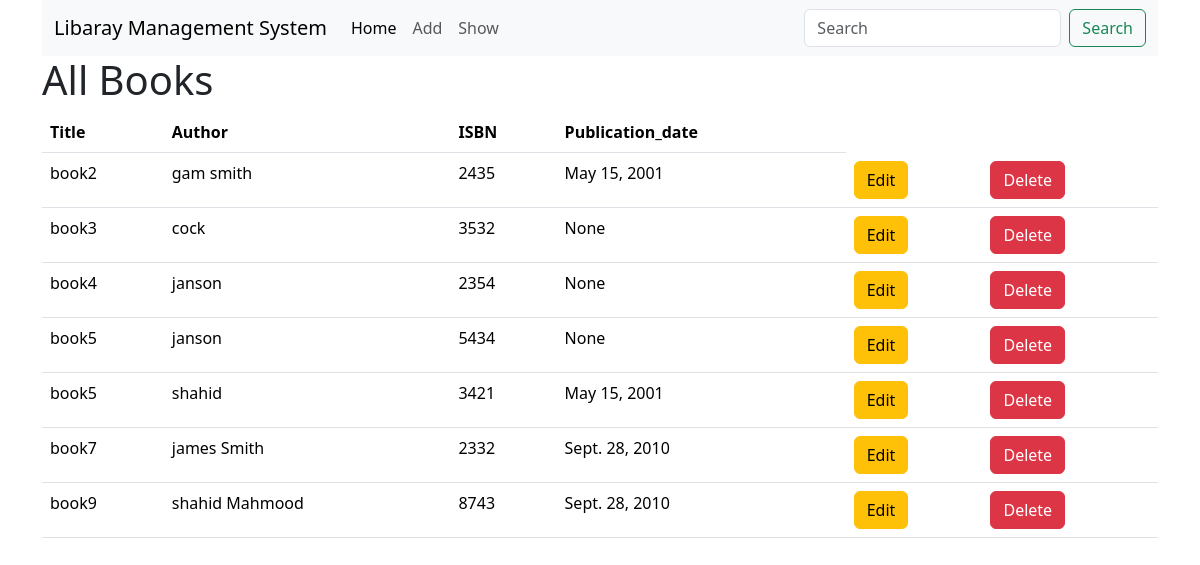
The page /show on the database its author committed.
### libraryapp/models.py (models this page shows)
class Book(models.Model):
    title = models.CharField(max_length=100)
    author = models.CharField(max_length=100)
    isbn = models.CharField(max_length=13, unique=True)
    pub_date = models.CharField(max_length=20)

### libraryapp/views.py (the view)
# urls.py: path('show', views.show),
def show(request):
    book = Book.objects.all
    return render(request, 'show.html', {'book': book})

### templates/show.html (shortened to what this page needs)
{% extends "base.html" %}
    {% block content %}
<table class="table">
    <h1>All Books</h1>
<tr>
    <th>Title</th>
    <th>Author</th>
    <th>ISBN</th>
    <th>Publication_date</th>
</tr>
{% for i in book %}
<tr>
    <td>{{ i.title }}</td>
    <td>{{ i.author }}</td>
    <td>{{ i.isbn }}</td>
    <td>{{ i.pub_date }}</td>
    <td>
        <a href="edit/{{ i.id }}" class="btn btn-warning">Edit</a>
    </td>
    <td>
        <a href="delete/{{ i.id }}" class="btn btn-danger">Delete</a>
    </td>
</tr>
{% endfor %}
</table>
    {% endblock %}

### templates/base.html (shortened to what this page needs)
<!doctype html>
<html lang="en">
  <head>
    <link href="https://cdn.jsdelivr.net/npm/bootstrap@5.3.3/dist/css/bootstrap.min.css" rel="stylesheet">
  </head>
  <body>
    <div class="container">
        <nav class="navbar navbar-expand-lg bg-body-tertiary">
            <div class="container-fluid">
              <a class="navbar-brand" href="#">Libaray Management System</a>
              <div class="collapse navbar-collapse" id="navbarSupportedContent">
                <ul class="navbar-nav me-auto mb-2 mb-lg-0">
                  <li class="nav-item">
                    <a class="nav-link active" aria-current="page" href="/">Home</a>
                  </li>
                  <li class="nav-item">
                    <a class="nav-link" href="/load_form">Add</a>
                  </li>
                  <li class="nav-item">
                    <a class="nav-link" href="/show">Show</a>
                  </li>
                </ul>
                <form method="POST" action="/search" class="d-flex" role="search">
                  <input name="name" class="form-control me-2" type="search" placeholder="Search" aria-label="Search">
                  <button class="btn btn-outline-success" type="submit">Search</button>
                </form>
              </div>
            </div>
          </nav>
        {% block content %}
        {% endblock %}
    </div>
  </body>
</html>

### rows shown on the page
Book: title "book2", author "gam smith", isbn "2435", pub_date "May 15, 2001"
Book: title "book3", author "cock", isbn "3532", pub_date "None"
Book: title "book4", author "janson", isbn "2354", pub_date "None"
Book: title "book5", author "janson", isbn "5434", pub_date "None"
Book: title "book5", author "shahid", isbn "3421", pub_date "May 15, 2001"
Book: title "book7", author "james Smith", isbn "2332", pub_date "Sept. 28, 2010"
Book: title "book9", author "shahid Mahmood", isbn "8743", pub_date "Sept. 28, 2010"
